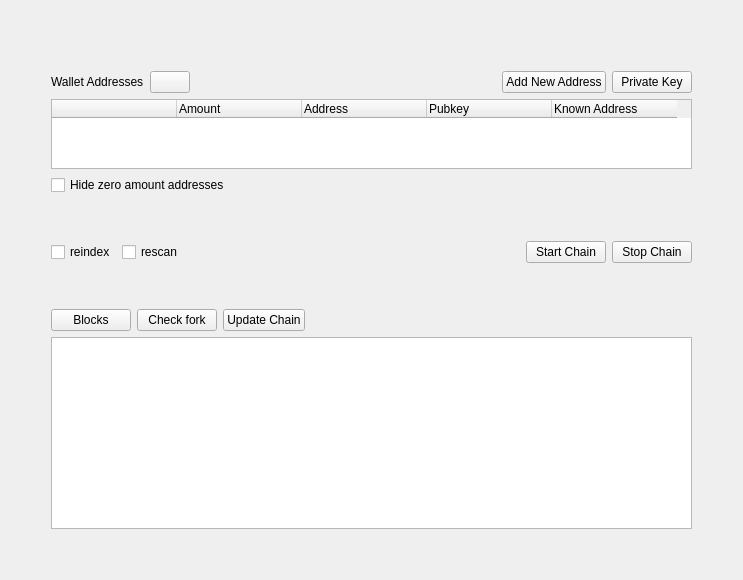
              <widget class="QWidget" name="chainaddresses_page">
               <layout class="QGridLayout" name="gridLayout_26">
                <item row="0" column="0">
                 <layout class="QGridLayout" name="chainaddresses_Layout">
                  <item row="11" column="1">
                   <spacer name="verticalSpacer_15">
                    <property name="orientation">
                     <enum>Qt::Vertical</enum>
                    </property>
                    <property name="sizeHint" stdset="0">
                     <size>
                      <width>20</width>
                      <height>40</height>
                     </size>
                    </property>
                   </spacer>
                  </item>
                  <item row="2" column="1">
                   <layout class="QGridLayout" name="gridLayout_29">
                    <item row="1" column="4">
                     <widget class="QPushButton" name="privkey_page_button">
                      <property name="text">
                       <string>Private Key</string>
                      </property>
                     </widget>
                    </item>
                    <item row="1" column="3">
                     <widget class="QPushButton" name="addaddress_page_button">
                      <property name="text">
                       <string>Add New Address</string>
                      </property>
                     </widget>
                    </item>
                    <item row="1" column="2">
                     <spacer name="horizontalSpacer_17">
                      <property name="orientation">
                       <enum>Qt::Horizontal</enum>
                      </property>
                      <property name="sizeHint" stdset="0">
                       <size>
                        <width>40</width>
                        <height>20</height>
                       </size>
                      </property>
                     </spacer>
                    </item>
                    <item row="1" column="0">
                     <widget class="QLabel" name="chain_wallet_addresses_label">
                      <property name="text">
                       <string>Wallet Addresses</string>
                      </property>
                      <property name="alignment">
                       <set>Qt::AlignLeading|Qt::AlignLeft|Qt::AlignVCenter</set>
                      </property>
                     </widget>
                    </item>
                    <item row="1" column="1">
                     <widget class="QPushButton" name="refresh_walletaddresses_button">
                      <property name="text">
                       <string/>
                      </property>
                     </widget>
                    </item>
                   </layout>
                  </item>
                  <item row="6" column="1">
                   <layout class="QGridLayout" name="chain_stop_Layout">
                    <item row="0" column="6">
                     <widget class="QPushButton" name="stopchain_button">
                      <property name="text">
                       <string>Stop Chain</string>
                      </property>
                      <property name="icon">
                       <iconset resource="resources.qrc">
                        <normaloff>:/images/stop_icon.png</normaloff>:/images/stop_icon.png</iconset>
                      </property>
                      <property name="iconSize">
                       <size>
                        <width>32</width>
                        <height>32</height>
                       </size>
                      </property>
                     </widget>
                    </item>
                    <item row="0" column="3">
                     <widget class="QCheckBox" name="rescan_checkBox">
                      <property name="text">
                       <string>rescan</string>
                      </property>
                     </widget>
                    </item>
                    <item row="0" column="4">
                     <spacer name="horizontalSpacer_93">
                      <property name="orientation">
                       <enum>Qt::Horizontal</enum>
                      </property>
                      <property name="sizeHint" stdset="0">
                       <size>
                        <width>40</width>
                        <height>20</height>
                       </size>
                      </property>
                     </spacer>
                    </item>
                    <item row="0" column="2">
                     <widget class="QCheckBox" name="reindex_checkBox">
                      <property name="text">
                       <string>reindex</string>
                      </property>
                     </widget>
                    </item>
                    <item row="0" column="5">
                     <widget class="QPushButton" name="startchain_button">
                      <property name="text">
                       <string>Start Chain</string>
                      </property>
                      <property name="icon">
                       <iconset resource="resources.qrc">
                        <normaloff>:/images/start_icon.png</normaloff>:/images/start_icon.png</iconset>
                      </property>
                      <property name="iconSize">
                       <size>
                        <width>32</width>
                        <height>32</height>
                       </size>
                      </property>
                     </widget>
                    </item>
                   </layout>
                  </item>
                  <item row="3" column="1">
                   <widget class="QTableWidget" name="addresses_tableWidget">
                    <property name="sizePolicy">
                     <sizepolicy hsizetype="Expanding" vsizetype="Expanding">
                      <horstretch>0</horstretch>
                      <verstretch>0</verstretch>
                     </sizepolicy>
                    </property>
                    <property name="minimumSize">
                     <size>
                      <width>0</width>
                      <height>0</height>
                     </size>
                    </property>
                    <property name="maximumSize">
                     <size>
                      <width>16777215</width>
                      <height>250</height>
                     </size>
                    </property>
                    <property name="mouseTracking">
                     <bool>false</bool>
                    </property>
                    <property name="focusPolicy">
                     <enum>Qt::WheelFocus</enum>
                    </property>
                    <property name="horizontalScrollBarPolicy">
                     <enum>Qt::ScrollBarAsNeeded</enum>
                    </property>
                    <property name="sizeAdjustPolicy">
                     <enum>QAbstractScrollArea::AdjustToContents</enum>
                    </property>
                    <property name="editTriggers">
                     <set>QAbstractItemView::NoEditTriggers</set>
                    </property>
                    <property name="defaultDropAction">
                     <enum>Qt::IgnoreAction</enum>
                    </property>
                    <property name="alternatingRowColors">
                     <bool>true</bool>
                    </property>
                    <property name="selectionBehavior">
                     <enum>QAbstractItemView::SelectItems</enum>
                    </property>
                    <property name="verticalScrollMode">
                     <enum>QAbstractItemView::ScrollPerPixel</enum>
                    </property>
                    <property name="horizontalScrollMode">
                     <enum>QAbstractItemView::ScrollPerPixel</enum>
                    </property>
                    <property name="sortingEnabled">
                     <bool>true</bool>
                    </property>
                    <property name="rowCount">
                     <number>0</number>
                    </property>
                    <property name="columnCount">
                     <number>5</number>
                    </property>
                    <attribute name="horizontalHeaderDefaultSectionSize">
                     <number>125</number>
                    </attribute>
                    <attribute name="horizontalHeaderShowSortIndicator" stdset="0">
                     <bool>true</bool>
                    </attribute>
                    <attribute name="horizontalHeaderStretchLastSection">
                     <bool>false</bool>
                    </attribute>
                    <column>
                     <property name="text">
                      <string/>
                     </property>
                     <property name="textAlignment">
                      <set>AlignLeading|AlignTop</set>
                     </property>
                    </column>
                    <column>
                     <property name="text">
                      <string>Amount</string>
                     </property>
                     <property name="textAlignment">
                      <set>AlignLeading|AlignTop</set>
                     </property>
                    </column>
                    <column>
                     <property name="text">
                      <string>Address</string>
                     </property>
                     <property name="textAlignment">
                      <set>AlignLeading|AlignTop</set>
                     </property>
                    </column>
                    <column>
                     <property name="text">
                      <string>Pubkey</string>
                     </property>
                     <property name="textAlignment">
                      <set>AlignLeading|AlignTop</set>
                     </property>
                    </column>
                    <column>
                     <property name="text">
                      <string>Known Address</string>
                     </property>
                     <property name="textAlignment">
                      <set>AlignLeading|AlignTop</set>
                     </property>
                    </column>
                   </widget>
                  </item>
                  <item row="4" column="1">
                   <layout class="QGridLayout" name="create_privkey_buttons_Layout">
                    <item row="1" column="0">
                     <widget class="QCheckBox" name="hide_address_checkBox">
                      <property name="text">
                       <string>Hide zero amount addresses</string>
                      </property>
                      <property name="checked">
                       <bool>false</bool>
                      </property>
                     </widget>
                    </item>
                    <item row="1" column="1">
                     <spacer name="horizontalSpacer_11">
                      <property name="orientation">
                       <enum>Qt::Horizontal</enum>
                      </property>
                      <property name="sizeHint" stdset="0">
                       <size>
                        <width>40</width>
                        <height>20</height>
                       </size>
                      </property>
                     </spacer>
                    </item>
                   </layout>
                  </item>
                  <item row="1" column="1">
                   <spacer name="verticalSpacer_16">
                    <property name="orientation">
                     <enum>Qt::Vertical</enum>
                    </property>
                    <property name="sizeHint" stdset="0">
                     <size>
                      <width>20</width>
                      <height>40</height>
                     </size>
                    </property>
                   </spacer>
                  </item>
                  <item row="5" column="1">
                   <spacer name="verticalSpacer_33">
                    <property name="orientation">
                     <enum>Qt::Vertical</enum>
                    </property>
                    <property name="sizeHint" stdset="0">
                     <size>
                      <width>20</width>
                      <height>40</height>
                     </size>
                    </property>
                   </spacer>
                  </item>
                  <item row="8" column="1">
                   <layout class="QHBoxLayout" name="horizontalLayout_2">
                    <item>
                     <widget class="QPushButton" name="download_blocks_button">
                      <property name="text">
                       <string>Blocks</string>
                      </property>
                     </widget>
                    </item>
                    <item>
                     <widget class="QPushButton" name="check_fork_button">
                      <property name="text">
                       <string>Check fork</string>
                      </property>
                     </widget>
                    </item>
                    <item>
                     <widget class="QPushButton" name="update_chain_button">
                      <property name="text">
                       <string>Update Chain</string>
                      </property>
                     </widget>
                    </item>
                    <item>
                     <spacer name="horizontalSpacer_75">
                      <property name="orientation">
                       <enum>Qt::Horizontal</enum>
                      </property>
                      <property name="sizeHint" stdset="0">
                       <size>
                        <width>40</width>
                        <height>20</height>
                       </size>
                      </property>
                     </spacer>
                    </item>
                   </layout>
                  </item>
                  <item row="7" column="1">
                   <spacer name="verticalSpacer_41">
                    <property name="orientation">
                     <enum>Qt::Vertical</enum>
                    </property>
                    <property name="sizeHint" stdset="0">
                     <size>
                      <width>20</width>
                      <height>40</height>
                     </size>
                    </property>
                   </spacer>
                  </item>
                  <item row="9" column="1">
                   <widget class="QTextBrowser" name="update_chain_textBrowser"/>
                  </item>
                  <item row="1" column="2" rowspan="9">
                   <spacer name="horizontalSpacer_62">
                    <property name="orientation">
                     <enum>Qt::Horizontal</enum>
                    </property>
                    <property name="sizeHint" stdset="0">
                     <size>
                      <width>40</width>
                      <height>20</height>
                     </size>
                    </property>
                   </spacer>
                  </item>
                  <item row="1" column="0" rowspan="9">
                   <spacer name="horizontalSpacer_61">
                    <property name="orientation">
                     <enum>Qt::Horizontal</enum>
                    </property>
                    <property name="sizeHint" stdset="0">
                     <size>
                      <width>40</width>
                      <height>20</height>
                     </size>
                    </property>
                   </spacer>
                  </item>
                  <item row="0" column="1">
                   <widget class="QLabel" name="chain_version_label">
                    <property name="text">
                     <string/>
                    </property>
                   </widget>
                  </item>
                 </layout>
                </item>
               </layout>
              </widget>
